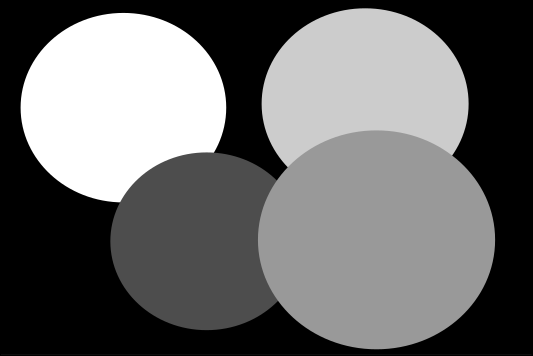
#> input picture data/resources/circles.png, 533 x 356 px
$ jupyter execute Thresholding.ipynb   (shell and % lines are left out)
#> lines starting #> are read from the running program, lines starting #| are printed output that depends on the picture; after the words box and inside, x2 and y2 are one past the last pixel; in counts of white or black regions, pixels touching at a corner belong together
Setups

[cell 1]

import numpy as np
import matplotlib.pyplot as plt
from skimage import io, color, filters
from skimage.util import img_as_float

[cell 2]
#load the pic.
image = img_as_float(io.imread('data/resources/circles.png'))
#> image: shape (356, 533) float64; min 0, max 1, mean 0.414
#plot
plt.figure(figsize = (8,10))
plt.imshow(image, cmap = 'gray')
plt.show()

Do the Thresholding to separate shapes

[cell 3]
threshold = 0.2
segmentation = image >= threshold
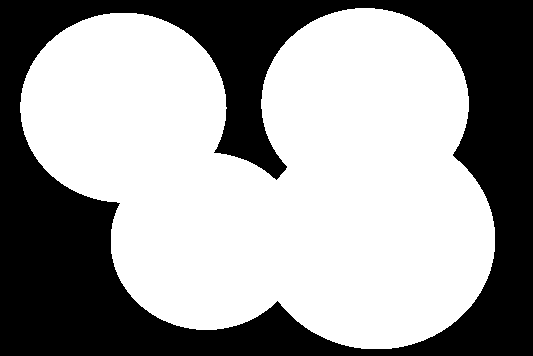
#> segmentation: shape (356, 533) bool; 61.1% white; 1 black region, box (x1, y1, x2, y2) and area: (0, 0, 533, 356) 73895
#create a new pic save the pixels larger than the threshold
plt.figure(figsize=(8, 10))
plt.imshow(segmentation, cmap='gray')
plt.title(f"Segmentation ({threshold=})")
plt.show()

Different pixel values are set to be same, to prove, we can use Otsu Thresholding

[cell 4]
threshold_otsu = filters.threshold_otsu(image)
#> threshold_otsu = 0.42
segmentation_otsu = image >= threshold_otsu
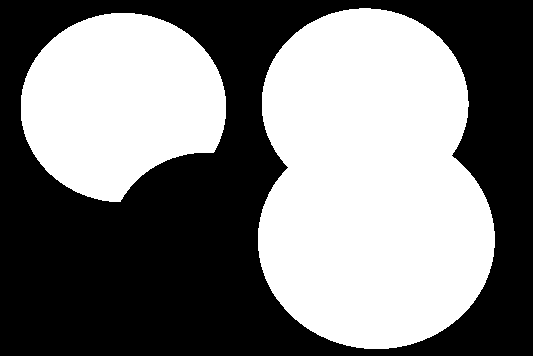
#> segmentation_otsu: shape (356, 533) bool; 48.7% white; 2 white regions, box (x1, y1, x2, y2) and area: (258, 8, 495, 349) 63924, (21, 13, 226, 202) 28498
#plot
plt.figure(figsize=(8, 10))
plt.imshow(segmentation_otsu, cmap='gray')
plt.title(f"Segmentation ({threshold_otsu=})")
plt.show()

Better performance wit multi-Otsu

[cell 5]
threshold_multiotsu = filters.threshold_multiotsu(image, classes=5)
#> threshold_multiotsu = [0.15, 0.447, 0.697, 0.896]
#we have here 4 different threshold, can not directly do the segmentation
regions = np.digitize(image, bins=threshold_multiotsu)
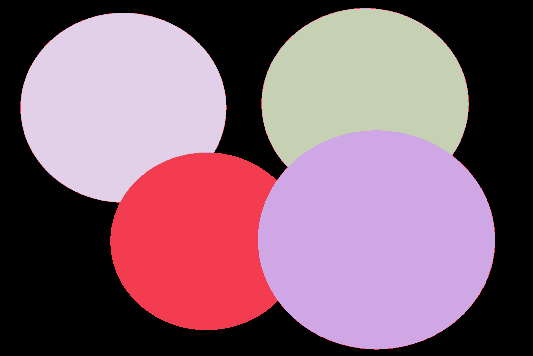
#> regions: shape (356, 533) int64; 5 distinct labels, from 0 to 4; one colour per label, 0 black
#now different circles with different colors are set to different labels, returns label
segmentation_multiotsu = color.label2rgb(regions)
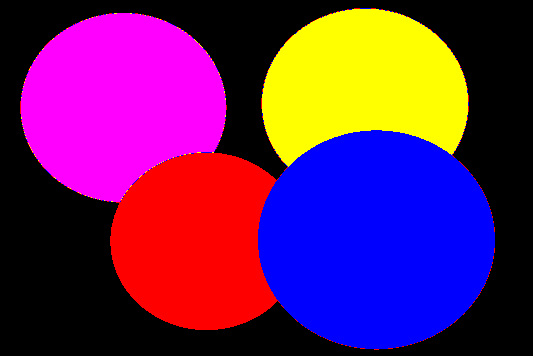
#> segmentation_multiotsu: shape (356, 533, 3) float64; mean R, G, B 0.395, 0.122, 0.365
#set pixels with same labels to same colors(random colors)
#show
plt.figure(figsize=(8, 10))
plt.imshow(segmentation_multiotsu, cmap='gray')
plt.show()

$ run again, with data/resources/camera2.png copied over data/resources/circles.png
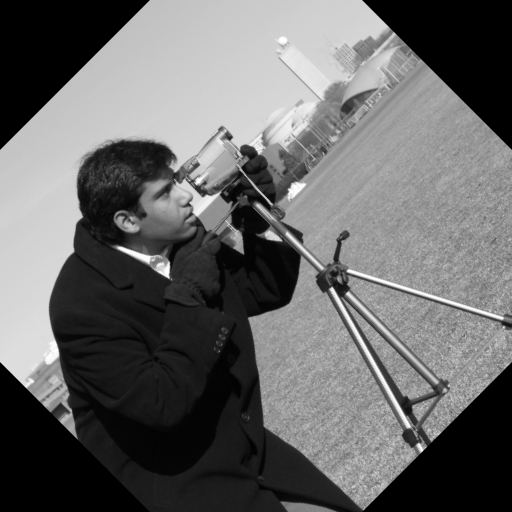
#> input picture data/resources/camera2.png, 512 x 512 px
#> `segmentation = image >= threshold`:
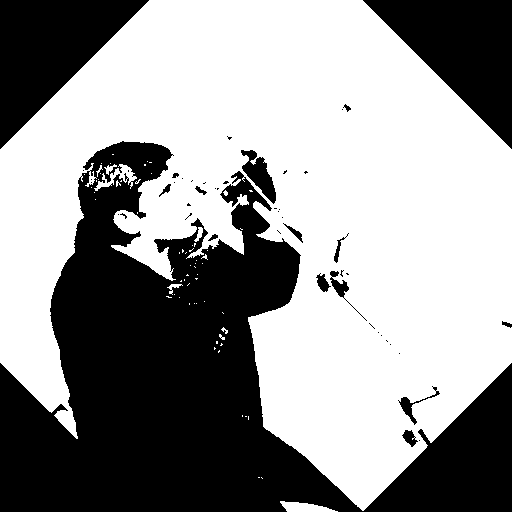
#> segmentation: shape (512, 512) bool; 58.5% white; 49 black regions (33 under 20 px), largest, box (x1, y1, x2, y2) and area: (0, 141, 512, 512) 84370, (0, 0, 149, 149) 11175, (363, 0, 512, 149) 11175
#> threshold_otsu = 0.373
#> segmentation_otsu: shape (512, 512) bool; 55.1% white; 55 black regions (46 under 20 px), largest, box (x1, y1, x2, y2) and area: (0, 140, 512, 512) 94693, (363, 0, 512, 150) 11296, (0, 0, 149, 149) 11175
#> threshold_multiotsu = [0.0645, 0.244, 0.486, 0.701]
#> regions: shape (512, 512) int64; 5 distinct labels, from 0 to 4
#> `segmentation_multiotsu = color.label2rgb(regions)`:
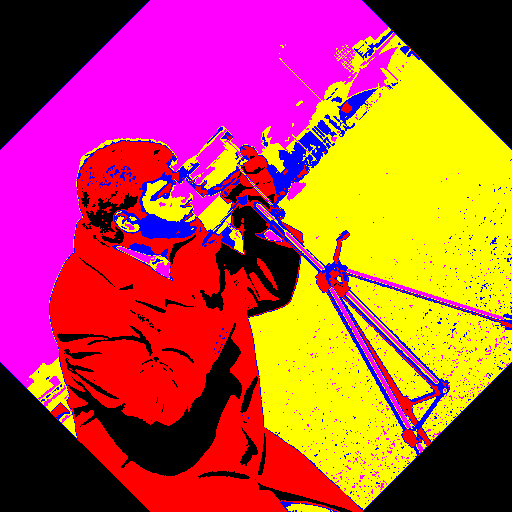
#> segmentation_multiotsu: shape (512, 512, 3) float64; mean R, G, B 0.719, 0.3, 0.273
